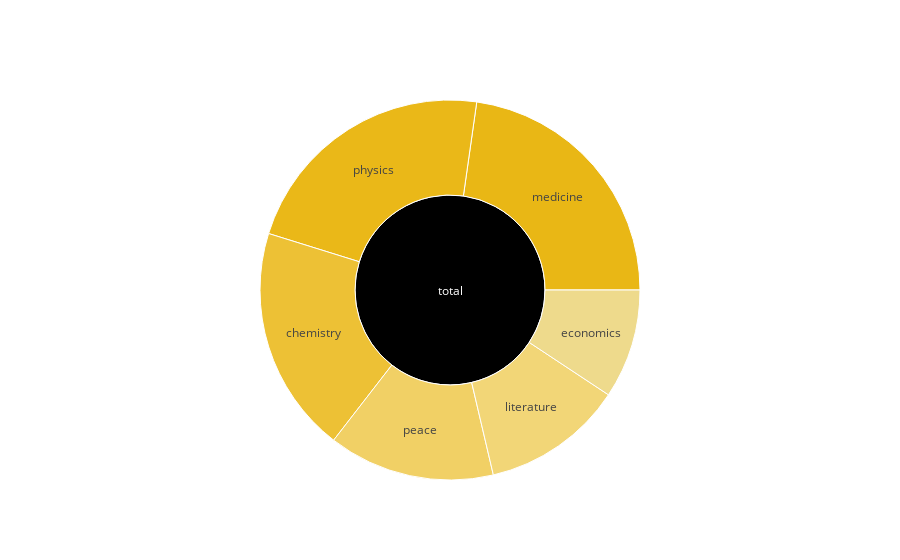

The notebook cell saved with this chart:
### Code cell
fig = go.Figure(go.Sunburst(
    labels=df_all_trees['id'],
    parents=df_all_trees['parent'],
    values=df_all_trees['value'],
    branchvalues='total',
    marker=dict(
        colors=df_all_trees['color'],
        colorscale= 'icefire', # 'icefire', 'oxy', 'tealrose', 'portland'
        cmid=1),
    hovertemplate='<b>%{label} </b> <br> Laureates: %{value}',
    maxdepth=2
    ))
fig.show()

### Figure 1 — Plotly figure (JSON) as saved in the notebook; plotly's stock layout.template omitted (floating-point values rounded to 4 significant figures)
{"data": [{"branchvalues": "total", "hovertemplate": "<b>%{label} </b> <br> Laureates: %{value}", "labels": ["female", "female", "female", "female", "female", "female", "male", "male", "male", "male", "male", "male", "org", "chemistry", "economics", "literature", "medicine", "peace", "physics", "total"], "marker": {"cmid": 1, "colors": [8, 2, 17, 12, 18, 4, 183, 90, 102, 213, 92, 218, 30, 191, 92, 119, 225, 140, 222, 989], "colorscale": [[0, "#000000"], [0.0625, "#001f4d"], [0.125, "#003786"], [0.1875, "#0e58a8"], [0.25, "#217eb8"], [0.3125, "#30a4ca"], [0.375, "#54c8df"], [0.4375, "#9be4ef"], [0.5, "#e1e9d1"], [0.5625, "#f3d573"], [0.625, "#e7b000"], [0.6875, "#da8200"], [0.75, "#c65400"], [0.8125, "#ac2301"], [0.875, "#820000"], [0.9375, "#4c0000"], [1, "#000000"]]}, "maxdepth": 2, "parents": ["chemistry", "economics", "literature", "medicine", "peace", "physics", "chemistry", "economics", "literature", "medicine", "peace", "physics", "peace", "total", "total", "total", "total", "total", "total", ""], "type": "sunburst", "values": [8, 2, 17, 12, 18, 4, 183, 90, 102, 213, 92, 218, 30, 191, 92, 119, 225, 140, 222, 989]}], "layout": {}}
